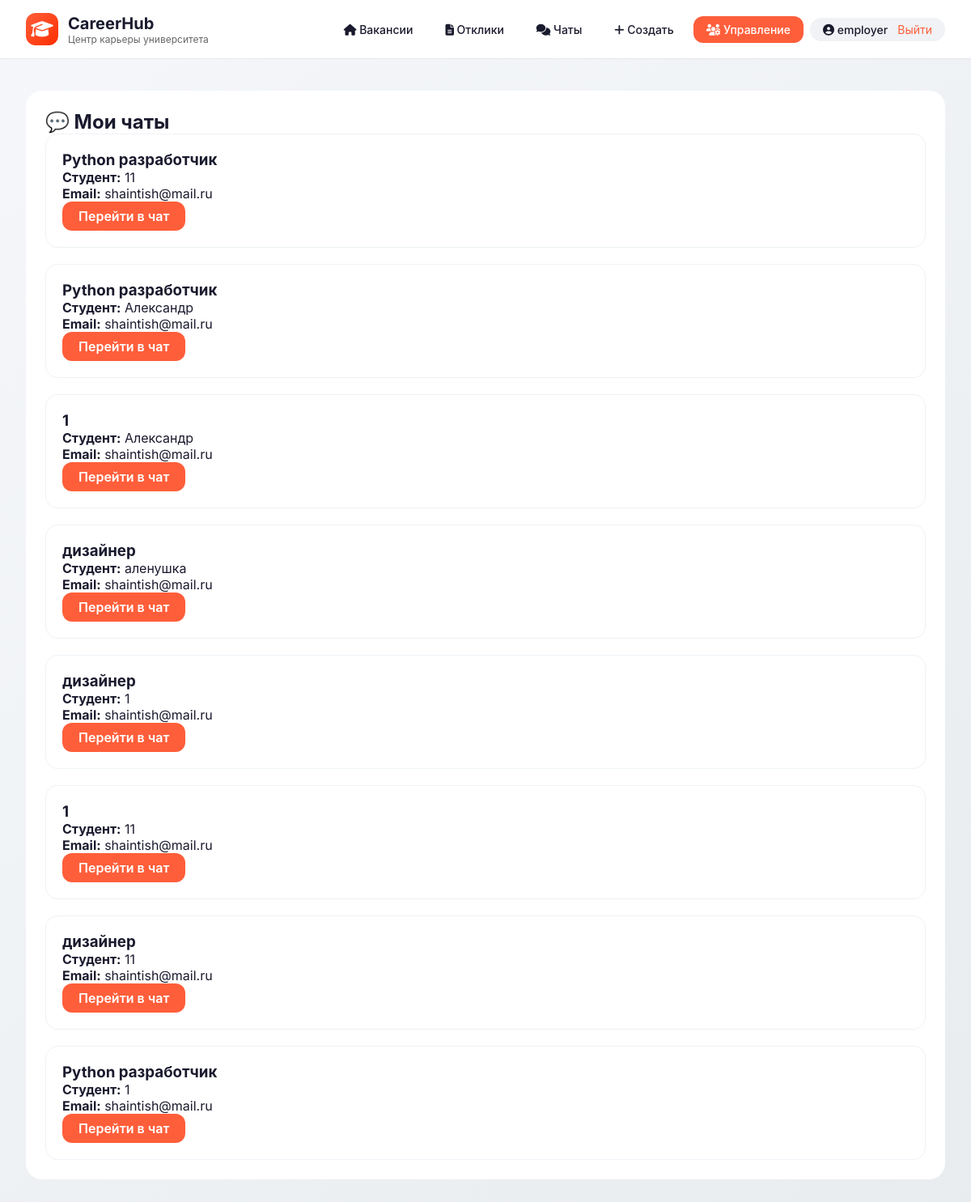
The app's page /my-chats (signed in), older data.
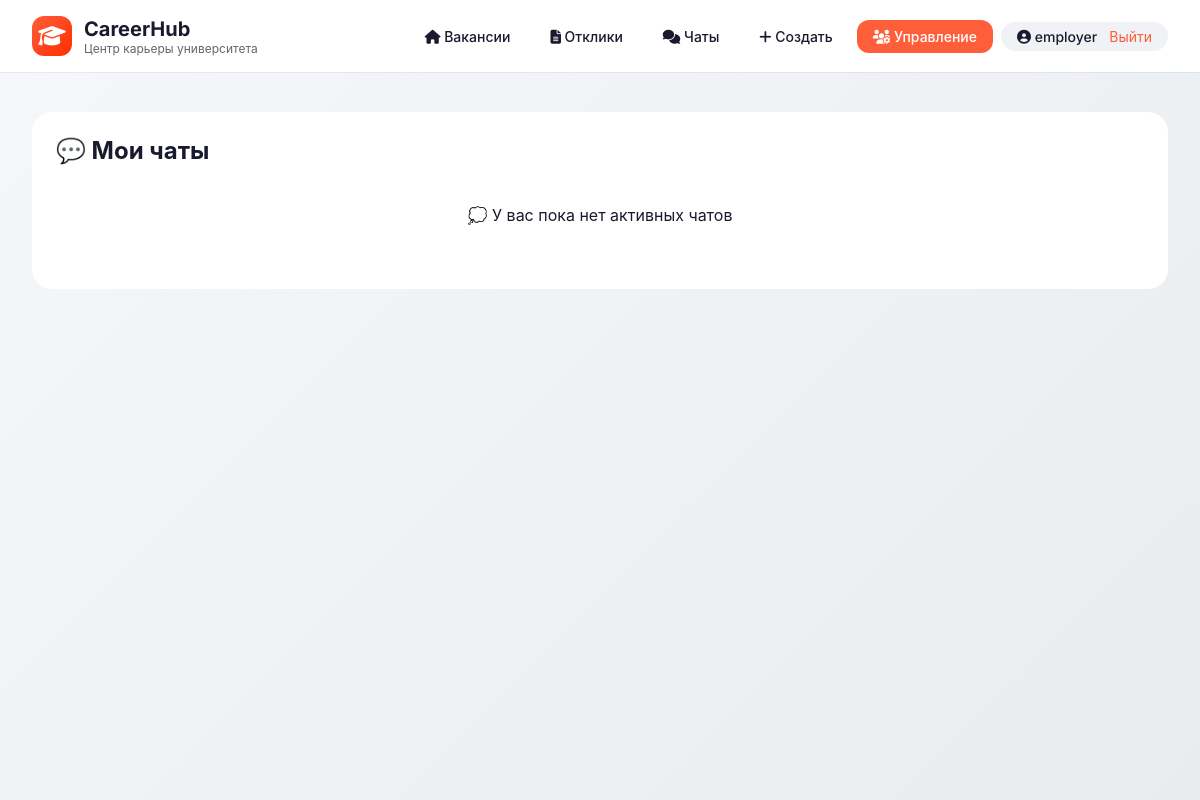
The same page, newer data.
### tables this page shows
CREATE TABLE chats (
            id INTEGER PRIMARY KEY AUTOINCREMENT,
            application_id INTEGER UNIQUE NOT NULL,
            student_email TEXT NOT NULL,
            student_name TEXT NOT NULL,
            vacancy_id INTEGER NOT NULL,
            vacancy_title TEXT NOT NULL,
            created_at TIMESTAMP DEFAULT CURRENT_TIMESTAMP
        );

### app/main.py (the view)
@app.get("/my-chats", response_class=HTMLResponse)
async def my_chats(request: Request):
    session_id = request.cookies.get("session_id")
    if not session_id or session_id not in sessions:
        return RedirectResponse(url="/login", status_code=303)
    current_user = sessions[session_id]
    if current_user.get("role") == "employer":
        all_chats = JobService.get_all_chats()
        active_chats = []
        for chat in all_chats:
            app = JobService.get_application(chat["application_id"])
            if app and app["status"] == "accepted":
                active_chats.append(chat)
    else:
        active_chats = JobService.get_chats_by_student_email(current_user.get("email"))
    return templates.TemplateResponse(
        "my_chats.html",
        {"request": request, "chats": active_chats, "user": current_user}
    )

### templates/my_chats.html
{% extends "base.html" %}
{% block content %}
<div class="table-container">
    <h2>💬 Мои чаты</h2>
    {% if chats and chats|length > 0 %}
        <div style="display: grid; gap: 20px;">
            {% for chat in chats %}
            <div style="background: white; border-radius: 15px; padding: 20px; border: 1px solid #eef2f6;">
                <h3>{{ chat.vacancy_title }}</h3>
                <p><strong>Студент:</strong> {{ chat.student_name }}</p>
                <p><strong>Email:</strong> {{ chat.student_email }}</p>
                <a href="/chat/{{ chat.application_id }}" class="btn-primary" style="display: inline-block; padding: 8px 20px;">Перейти в чат</a>
            </div>
            {% endfor %}
        </div>
    {% else %}
        <p style="text-align: center; padding: 40px;">💭 У вас пока нет активных чатов</p>
    {% endif %}
</div>
{% endblock %}

Row changes from the older to the newer data that the page shows:
removed chats: vacancy_title "Python разработчик", student_name "11", student_email "shaintish@mail.ru"
removed chats: vacancy_title "Python разработчик", student_name "Александр", student_email "shaintish@mail.ru"
removed chats: vacancy_title "1", student_name "Александр", student_email "shaintish@mail.ru"
removed chats: vacancy_title "дизайнер", student_name "аленушка", student_email "shaintish@mail.ru"
removed chats: vacancy_title "дизайнер", student_name "1", student_email "shaintish@mail.ru"
removed chats: vacancy_title "1", student_name "11", student_email "shaintish@mail.ru"
removed chats: vacancy_title "дизайнер", student_name "11", student_email "shaintish@mail.ru"
removed chats: vacancy_title "Python разработчик", student_name "1", student_email "shaintish@mail.ru"
Text that changed along with them:
text now shown: "💭 У вас пока нет активных чатов"
